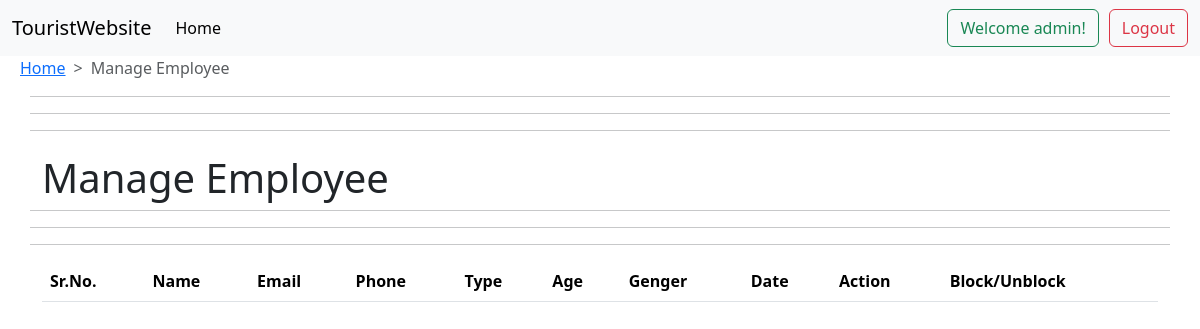
The page /admin/manageEmp.php (signed in) on the database as committed earlier.
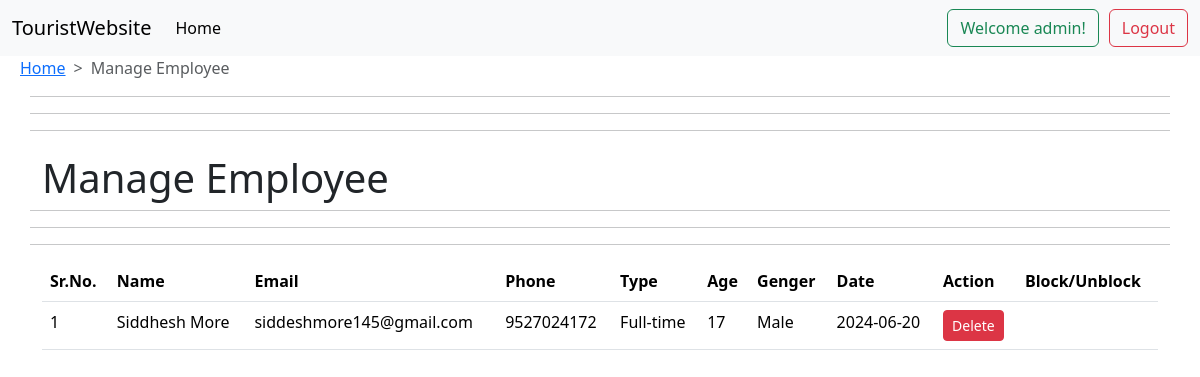
The same page on the database as committed later.
### tables this page shows
CREATE TABLE `emp` (
  `emp_id` int(22) NOT NULL,
  `emp_name` varchar(70) NOT NULL,
  `emp_email` varchar(70) NOT NULL,
  `emp_phone` varchar(10) NOT NULL,
  `emp_type` varchar(70) NOT NULL,
  `emp_age` varchar(2) NOT NULL,
  `emp_gender` varchar(22) NOT NULL,
  `emp_pass` varchar(250) NOT NULL,
  `emp_date` date NOT NULL DEFAULT current_timestamp(),
  `is_free` int(22) NOT NULL
);

### admin/manageEmp.php (the view, shortened to what this page needs)
<?php
include './config/db_connect.php';
?>
<!doctype html>
<html lang="en">
<head>
    <link href="https://cdn.jsdelivr.net/npm/bootstrap@5.3.3/dist/css/bootstrap.min.css" rel="stylesheet"
>
    <link href="https://cdn.jsdelivr.net/npm/bootstrap@5.3.3/dist/css/bootstrap.min.css" rel="stylesheet"
>
    <link rel="stylesheet" href="./assets/css/dataTables/datatables.min.css">
    <link rel="stylesheet" href="https://cdn.datatables.net/2.0.8/css/dataTables.dataTables.min.css">
</head>
<body>
    <nav class="navbar navbar-expand-lg bg-body-tertiary">
        <div class="container-fluid">
            <a class="navbar-brand" href="../modules/home.php">TouristWebsite</a>
            <div class="collapse navbar-collapse" id="navbarSupportedContent">
                <ul class="navbar-nav me-auto mb-2 mb-lg-0">
                    <li class="nav-item">
                        <a class="nav-link active" aria-current="page" href="admin.php">Home</a>
                    </li>
                </ul>
                <div class="d-flex" role="search">
                    <button class="btn btn-outline-success" style="margin-right:10px;" type="button"> <?php
                    echo "Welcome " . $_SESSION['auname'] . "!";
                    ?></button>
                    <button class="btn btn-outline-danger" type="button"
                        onclick="location.href='adminlogout.php'">Logout</button>
                </div>
            </div>
        </div>
    </nav>
    <nav style="--bs-breadcrumb-divider: '>'; margin-left:20px;" aria-label="breadcrumb">
        <ol class="breadcrumb">
            <li class="breadcrumb-item"><a href="admin.php">Home</a></li>
            <li class="breadcrumb-item active" aria-current="page">Manage Employee</li>
        </ol>
    </nav>
    <div class="container">
        <div class="row">
            <hr>
            <hr>
            <hr>
            <br>
            <h1>Manage Employee</h1>
            <br>
            <hr>
            <hr>
            <hr>
            <div class="col-md-12">
                <table class="table" id="myUserManage">
                    <thead>
                        <tr>
                            <th scope="col">Sr.No.</th>
                            <th scope="col">Name </th>
                            <th scope="col">Email</th>
                            <th scope="col">Phone</th>
                            <th scope="col">Type</th>
                            <th scope="col">Age</th>
                            <th scope="col">Genger</th>
                            <th scope="col">Date</th>
                            <th scope="col">Action</th>
                            <th scope="col">Block/Unblock</th>
                        </tr>
                    </thead>
                    <tbody>
                        <?php
                        $sql = "SELECT * FROM emp";
                        $result = mysqli_query($conn, $sql);
                        $sno = 0;
                        while ($row = mysqli_fetch_assoc($result)) {
                            $sno = $sno + 1;
                            echo "<tr>
                                    <td scope='row'>" . $sno . " </td>
                                    <td>" . $row['emp_name'] . "</td>
                                    <td>" . $row['emp_email'] . "</td>
                                    <td>" . $row['emp_phone'] . "</td>
                                    <td>" . $row['emp_type'] . "</td>
                                    <td>" . $row['emp_age'] . "</td>
                                    <td>" . $row['emp_gender'] . "</td>
                                   <td>" . $row['emp_date'] . "</td>
                                    <td> <button class='btn btn-sm btn-danger delete' id=d" . $row['emp_id'] . ">Delete</button></td>
                                    <td>" . $row['emp_status'] . "</td>
                                </tr>";
                        }
                        ?>
                    </tbody>
                </table>
            </div>
        </div>
    </div>
</body>
</html>

Rows that differ between the two databases and show on the page:
added emp: emp_name "Siddhesh More", emp_email "siddeshmore145@gmail.com", emp_phone "9527024172", emp_type "Full-time", emp_age "17", emp_gender "Male", emp_date "2024-06-20"
